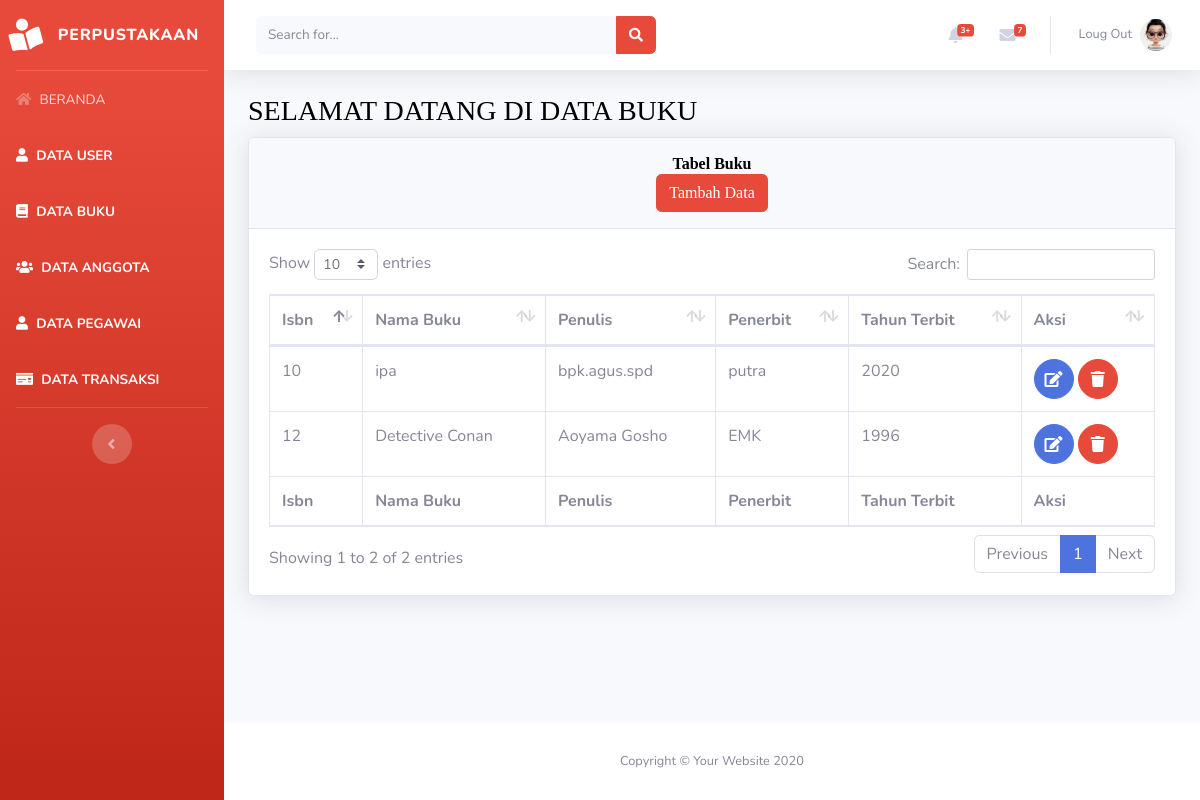
Screenshot of /beranda.php?page=buku with the database file from the repository.
### tables this page shows
CREATE TABLE `tabel_buku` (
  `id_buku` int(7) NOT NULL,
  `isbn` varchar(30) NOT NULL,
  `nama_buku` varchar(50) NOT NULL,
  `penulis` varchar(50) NOT NULL,
  `penerbit` varchar(50) NOT NULL,
  `tahun_terbit` year(4) NOT NULL
);

### views/buku/buku.php (the view, shortened to what this page needs)
<div class="container-fluid">
    <h1 class="h3 mb-2 text-gray-800"><marquee><font color="black" face="fantasy">SELAMAT DATANG DI DATA BUKU</font></marquee></h1>
    <div class="card shadow mb-4">
        <div class="card-header py-3" align="center">
            <h6 class="m-0 font-weight-bold text-info"><font color="black" face="fantasy">Tabel Buku</font></h6>
            <a href="beranda.php?page=buku&aksi=add">
                <button class="btn btn-danger"><font color="white" face="fantasy">Tambah Data</font></button></a>
        </div>
        <div class="card-body">
            <div class="table-responsive">
                <table class="table table-bordered" id="dataTable" width="100%" cellspacing="0">
                    <thead>
                        <tr>
                            <th>Isbn</th>
                            <th>Nama Buku</th>
                            <th>Penulis</th>
                            <th>Penerbit</th>
                            <th>Tahun Terbit</th>
                            <th>Aksi</th>
                        </tr>
                    </thead>
                    <tfoot>
                        <tr>
                           <th>Isbn</th>
                           <th>Nama Buku</th>
                           <th>Penulis</th>
                           <th>Penerbit</th>
                           <th>Tahun Terbit</th>
                           <th>Aksi</th>
                        </tr>
                    </tfoot>
                    <tbody>
                    <?php
                        $sql = "select * from tabel_buku";
                        $show = $database->query($sql);
                        foreach($show as $buku):
                    ?>
                        <tr>
                            <td><?php echo $buku['isbn']?></td>
                            <td><?php echo $buku['nama_buku']?></td>
                            <td><?php echo $buku['penulis']?></td>
                            <td><?php echo $buku['penerbit']?></td>
                            <td><?php echo $buku['tahun_terbit']?></td>
                            <td>
                            <a href="beranda.php?page=buku&aksi=edit&id=<?php echo $buku['id_buku']?>"
                                class="btn btn-primary btn-circle">
                                    <i class="fas fa-edit"></i>
                                    </a>
                                <a href="model/buku/prosesdeletebuku.php?id=<?php echo $buku['id_buku']?>"
                                class="btn btn-danger btn-circle">
                                    <i class="fas fa-trash"></i>
                                    </a>
                            </td>
                        </tr>
                        <?php endforeach; ?>
                    </tbody>
                </table>
            </div>
        </div>
    </div>
</div>

### rows the page displays
tabel_buku: isbn "12", nama_buku "Detective Conan", penulis "Aoyama Gosho", penerbit "EMK", tahun_terbit "1996"
tabel_buku: isbn "10", nama_buku "ipa", penulis "bpk.agus.spd", penerbit "putra", tahun_terbit "2020"
